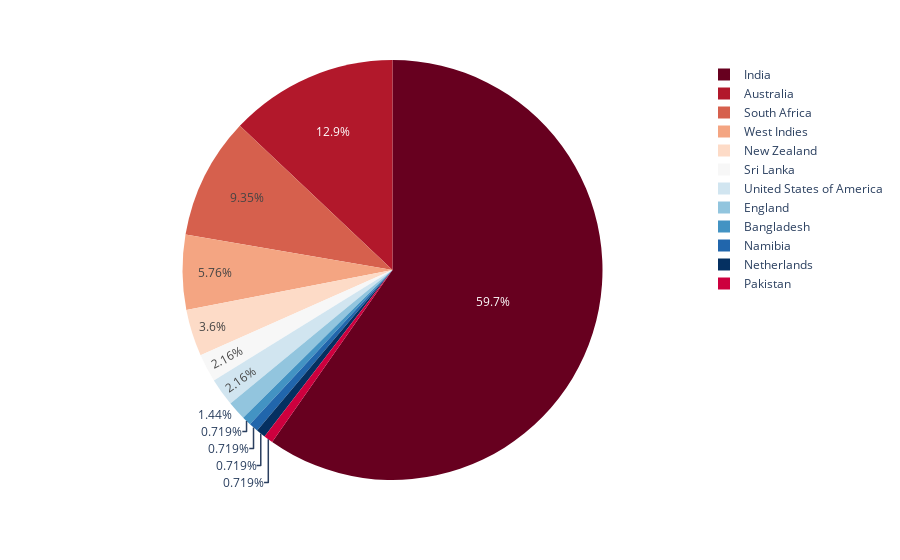

Here is the notebook cell this chart was saved with:
### Code cell
fig = px.pie(nation_wise,values='Strength',names='Nation',color_discrete_sequence=px.colors.sequential.RdBu)
fig.show()

### Figure 1 — Plotly figure (JSON) as saved in the notebook; plotly's stock layout.template omitted (floating-point values rounded to 4 significant figures)
{"data": [{"domain": {"x": [0, 1], "y": [0, 1]}, "hovertemplate": "Nation=%{label}<br>Strength=%{value}<extra></extra>", "labels": ["Australia", "Bangladesh", "England", "India", "Namibia", "Netherlands", "New Zealand", "Pakistan", "South Africa", "Sri Lanka", "United States of America", "West Indies"], "legendgroup": "", "name": "", "showlegend": true, "type": "pie", "values": [18, 1, 2, 83, 1, 1, 5, 1, 13, 3, 3, 8]}], "layout": {"legend": {"tracegroupgap": 0}, "margin": {"t": 60}, "piecolorway": ["rgb(103,0,31)", "rgb(178,24,43)", "rgb(214,96,77)", "rgb(244,165,130)", "rgb(253,219,199)", "rgb(247,247,247)", "rgb(209,229,240)", "rgb(146,197,222)", "rgb(67,147,195)", "rgb(33,102,172)", "rgb(5,48,97)"]}}
